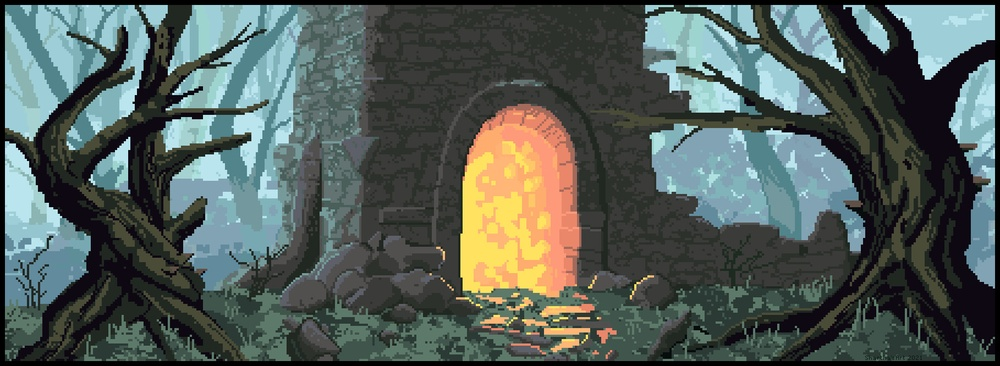
#> input picture ruins.jpg, 1000 x 366 px, shrunk from 1818 x 666 before the run
$ python main.py
#> lines starting #> are read from the running program, lines starting #| are printed output that depends on the picture
from PIL import Image
from math import floor

# Name of the image file.
filename = "ruins.jpg"

input_image = Image.open(filename).convert("L").convert("RGB")
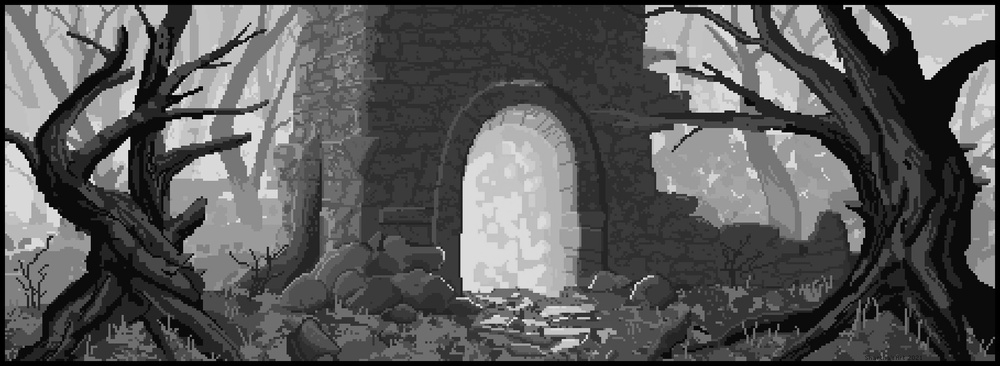
#> input_image: PIL image 1000x366 RGB; min 0, max 249, mean 90.1
pixel_map = input_image.load()
width, height = input_image.size
#> width = 1000; height = 366

print(input_image.mode)
#| RGB

# These may be changed for different effects.
offset = 0
base = 16

# Quantize the pixel color.
def quantize_color(R, G, B):
    factor = 1

    newR = round(factor * R / 255.0) * (255 // factor)
    newG = round(factor * G / 255.0) * (255 // factor)
    newB = round(factor * B / 255.0) * (255 // factor)
    return (newR, newG, newB)

# Skipping the pixels on the edges.
for y in range(1, height-1):
    for x in range(1, width-1):
        R, G, B = pixel_map[x, y]
        newR, newG, newB = quantize_color(R, G, B)
        pixel_map[x, y] = newR, newG, newB

        quantization_err = tuple(map(lambda i, j: i - j, (R, G, B), (newR, newG, newB)))

        # Diffuse the error, main idea of Floyd-Steinberg dithering.
        pixel_map[x + 1, y    ] = tuple(pixel_map[x + 1, y    ][i] + floor(quantization_err[i] * ((7 + offset) / base)) for i in range(3))
        pixel_map[x + 1, y + 1] = tuple(pixel_map[x + 1, y + 1][i] + floor(quantization_err[i] * ((1 + offset) / base)) for i in range(3))
        pixel_map[x    , y + 1] = tuple(pixel_map[x    , y + 1][i] + floor(quantization_err[i] * ((5 + offset) / base)) for i in range(3))
        pixel_map[x - 1, y + 1] = tuple(pixel_map[x - 1, y + 1][i] + floor(quantization_err[i] * ((3 + offset) / base)) for i in range(3))

# input_image.show()
input_image.save(filename.replace(".jpg", "_dithered.png"))
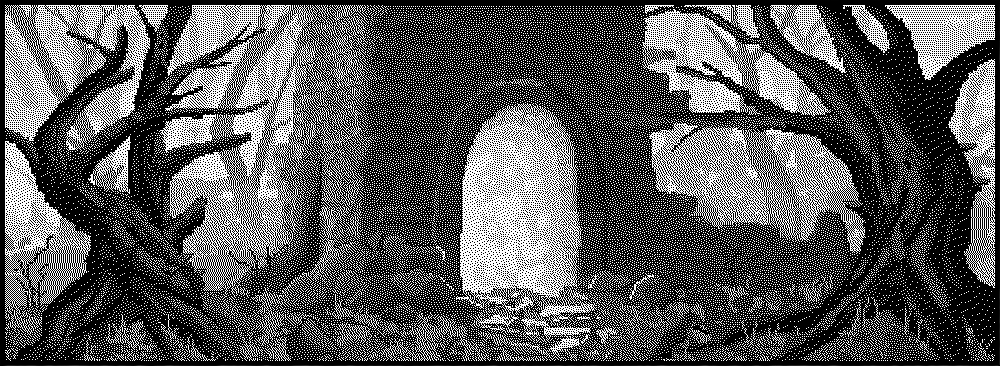
#> saved as ruins_dithered.png: PIL image 1000x366 RGB; min 0, max 255, mean 88.4
